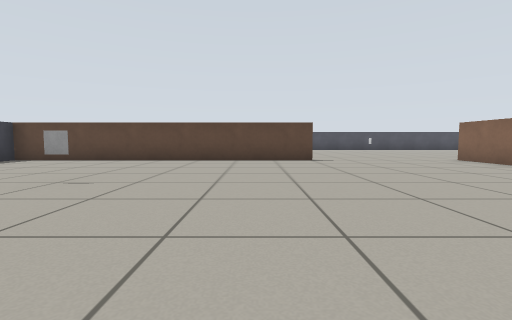
View 1 (above)

20 first-person views from a walk through a world built for the Gazebo simulator. The camera is 0.53 m above the floor, tilts 4° down and sees 85° across. The floor is counted in squares, 1 m on a side. Each view is taken from the middle of a square. On the plan, view 1 faces up. The plan holds only what a view shows up to about 9 squares ahead; the rest is blank.

View 2
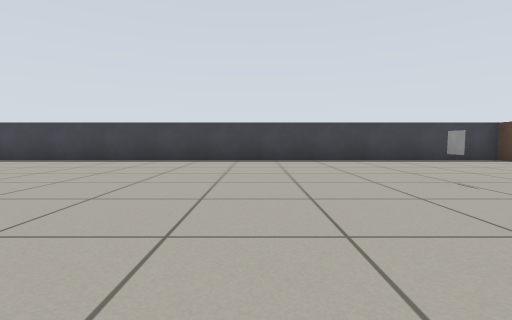

View 3
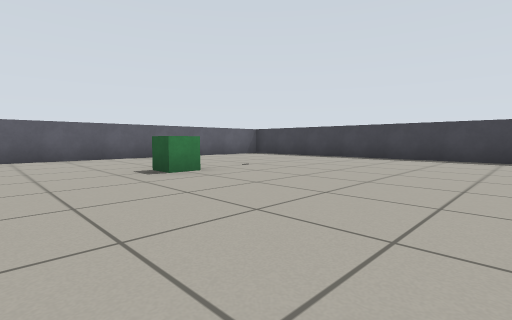

View 4
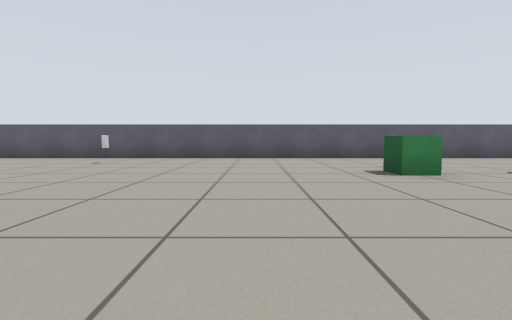

View 5
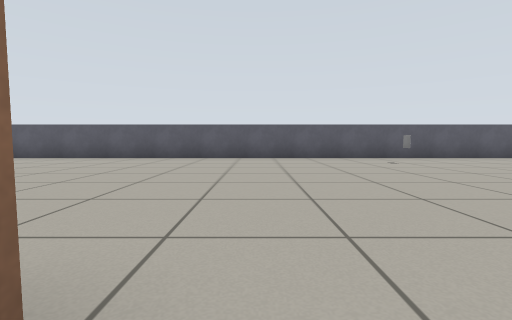

View 6
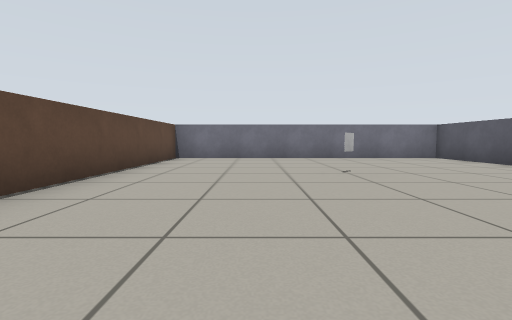

View 7
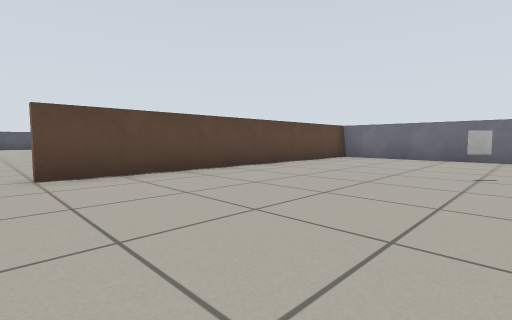

View 8
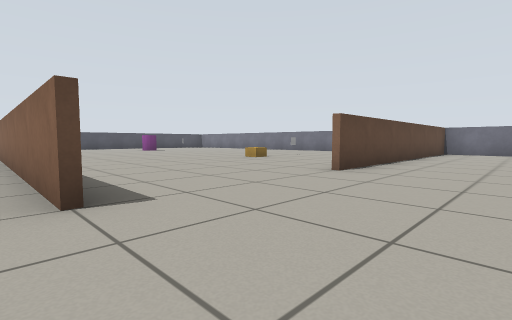

View 9
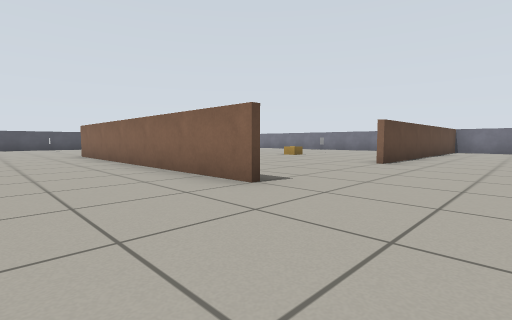

View 10
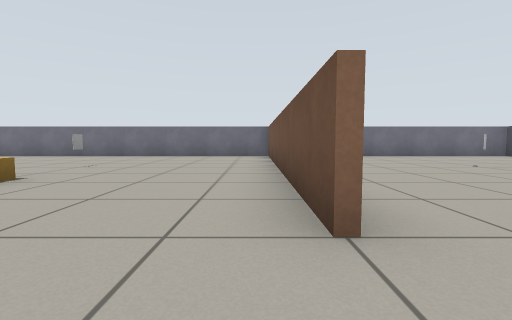

View 11
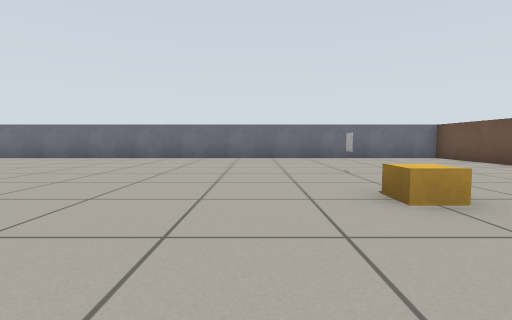

View 12
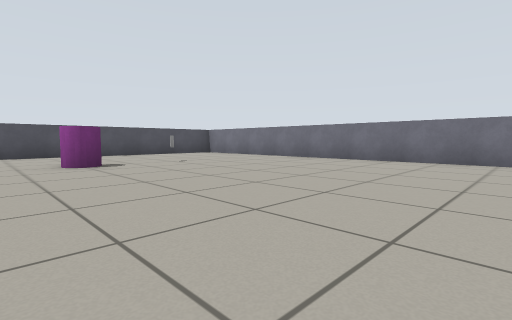

View 13
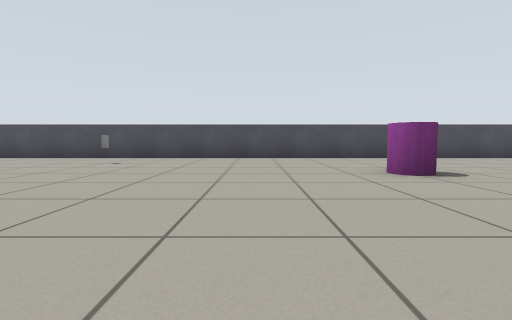

View 14
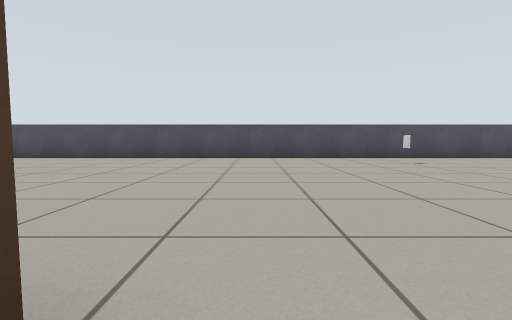

View 15
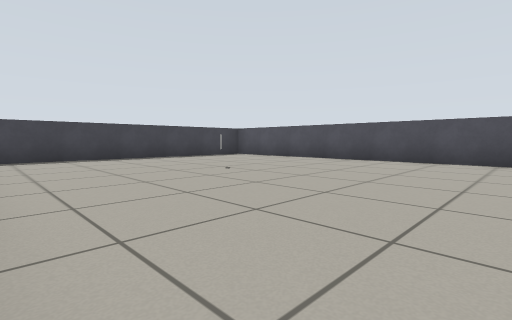

View 16
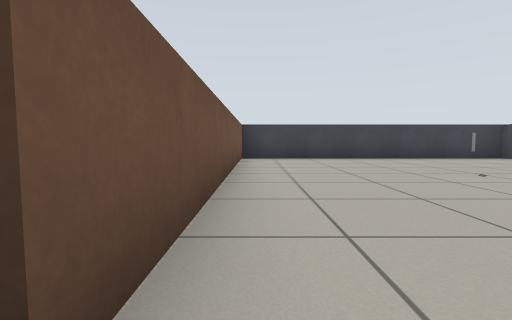

View 17
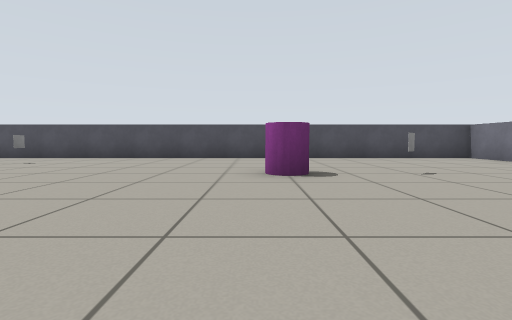

View 18
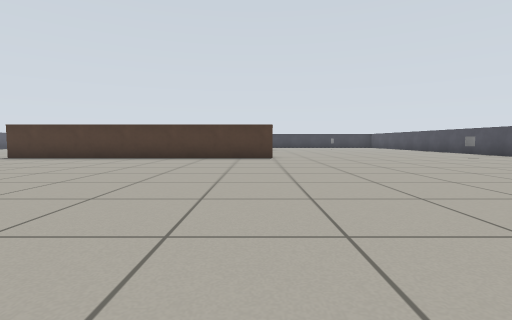

View 19
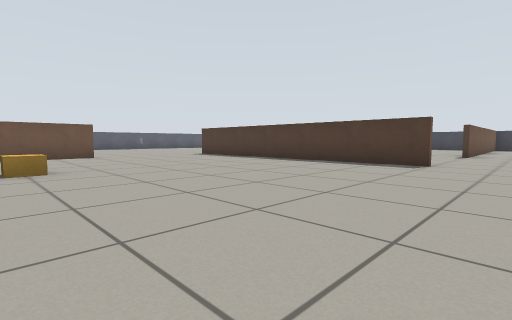

View 20
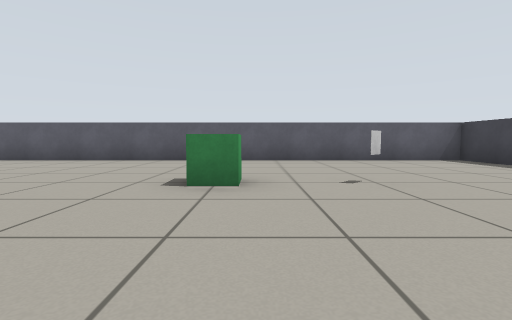

### Floor plan
Ten units are one square. View 1 is at (0, 0); x grows to the right and y downward. Boxes are objects, and circles mark ways between rooms. Rooms are numbered by the first view taken in them; rooms with no view inside come last. Other rooms are left out.
<svg viewBox="-70 -159 250 248">
<path fill="none" stroke="#000" d="M54 6 54 -75M56 -5 56 5M16 -74 -65 -74M-64 -70 -64 84 174 84 174 10M175 6 95 6M56 -76 56 -5M94 4 175 4M174 10 174 -154 -64 -154 -64 -70M-61 -76 16 -76"/>
<rect x="-35" y="45" width="10" height="10" fill="#bbb"><title>marker</title></rect>
<rect x="-25" y="-35" width="10" height="10" fill="#bbb"><title>marker</title></rect>
<rect x="-15" y="35" width="20" height="20" fill="#bbb"><title>green box</title></rect>
<rect x="55" y="65" width="10" height="10" fill="#bbb"><title>other object</title></rect>
<rect x="135" y="45" width="10" height="10" fill="#bbb"><title>marker</title></rect>
<rect x="-25" y="-115" width="10" height="10" fill="#bbb"><title>other object</title></rect>
<rect x="55" y="-135" width="10" height="10" fill="#bbb"><title>marker</title></rect>
<rect x="105" y="-125" width="20" height="20" fill="#bbb"><title>magenta cylinder</title></rect>
<rect x="115" y="-45" width="10" height="10" fill="#bbb"><title>yellow box</title></rect>
<rect x="125" y="-115" width="10" height="10" fill="#bbb"><title>other object</title></rect>
<rect x="135" y="-35" width="10" height="10" fill="#bbb"><title>marker</title></rect>
<circle cx="35" cy="-78" r="3" fill="#2a7"/>
<circle cx="80" cy="3" r="3" fill="#2a7"/>
<text x="30" y="20">1</text>
<text x="80" y="-90">2</text>
</svg>
Room 1 opens to room 2.

Where each view was taken, in squares from view 1:
view 1: 0 up, 0 right, facing up
view 2: 1 up, 1 right, facing left
view 3: 0 up, 2 right, facing down-left
view 4: 0 up, 2 right, facing down
view 5: 0 up, 9 right, facing down
view 6: 3 down, 9 right, facing right
view 7: 5 down, 9 right, facing up-right
view 8: 3 down, 5 right, facing up-right
view 9: 3 down, 3 right, facing up-right
view 10: 0 up, 8 right, facing right
view 11: 5 up, 9 right, facing right
view 12: 5 up, 10 right, facing up-right
view 13: 7 up, 9 right, facing up
view 14: 7 up, 2 right, facing up
view 15: 8 up, 2 right, facing up-left
view 16: 8 up, 2 right, facing left
view 17: 7 up, 11 right, facing up
view 18: 7 up, 14 right, facing left
view 19: 9 up, 12 right, facing down-left
view 20: 1 down, 1 left, facing down
